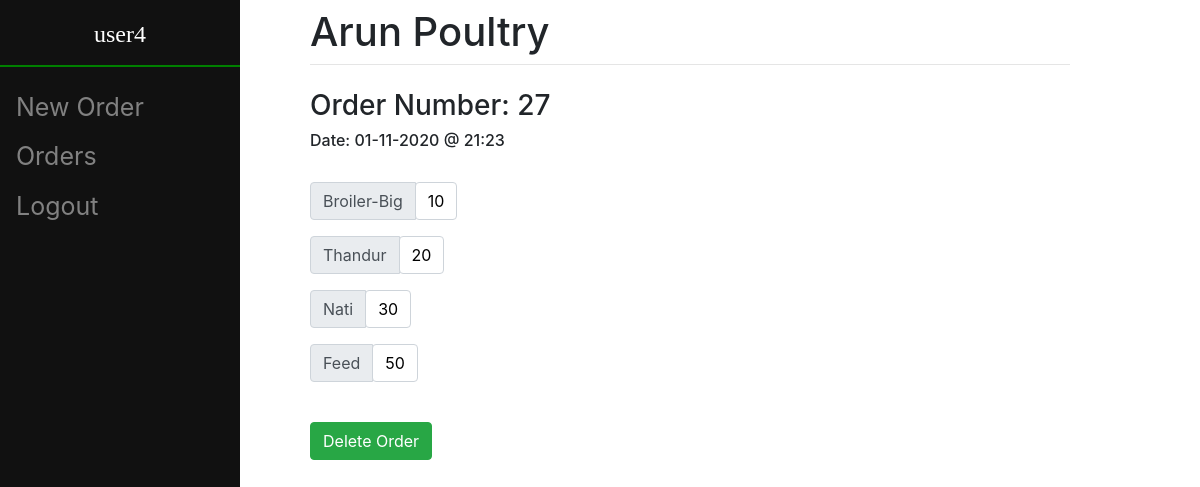
Page /view/order/27 (signed in) on the committed database.
### orders/models.py (models this page shows, shortened)
class Order(models.Model):
	user = models.ForeignKey(User, on_delete = models.CASCADE, related_name = "user_order", null = False)
	items = models.ManyToManyField(Item, through = "Order_Item", related_name = "ord_item")
	created_at = models.DateTimeField(auto_now_add=True)
	updated_at = models.DateTimeField(auto_now=True)

class Order_Item(models.Model):
	item = models.ForeignKey(Item, on_delete = models.CASCADE)
	order = models.ForeignKey(Order, on_delete = models.CASCADE)
	qty = models.PositiveIntegerField()

### item/models.py (models this page shows)
class Item(models.Model):
	name = models.CharField(max_length = 50, unique = True)
	desc = models.CharField(max_length = 100)
	unit = models.CharField(max_length = 10, default = "No.s")
	def __str__(self):
		return self.name

### orders/views.py (the view)
# urls.py: path("view/order/<int:pk>", views.OrderDetailView.as_view(), name = "order_detail"),
class OrderDetailView(LRM, View):
    model = Order
    template_name = "orders/order_detail.html"
    def get(self, response, pk):
        user_type = get_object_or_404(User_Type, user = response.user)
        priv = user_type.privilege
        order = Order.objects.get(id = pk)
        order.updated = order.updated_at.strftime("%d-%m-%Y @ %H:%M")
        items = Order_Item.objects.filter(order = order)
        context = {'order': order, 'privilege': priv, 'items':items, 'is_deleteable': False}
        cur_time = dt.datetime.now()
        cur_hour = int(cur_time.strftime("%H"))
        if cur_hour < 6 or cur_hour >= 18:
            created_time = order.created_at
            diff = cur_time - created_time
            if diff.seconds <= 43200 or priv == True: #users can delete orders upto 12 hours after placing them...
                context['is_deleteable'] = True
        return render(response, self.template_name, context)

### orders/templates/orders/order_detail.html (shortened to what this page needs)
{% extends 'orders/base.html' %}
{% block content %}
	{% if order %}
		<h3>Order Number: {{ order.id }}</h3>
		<h6>Date: {{order.updated}}</h6>
		<br>
	    <form action="#">
			{% for it in items %}
				<div class = "input-group mb-3">
					<div class = "input-group-prepend">
						<div class = "input-group-text">
							{{it.item}}
						</div>
					</div>
					<div class = "input-group-text" style="background-color: white; color: black">
							{{ it.qty }}
					</div>
				</div>
			{% endfor %}
			<br>
		</form>
		{% if is_deleteable %}
			<form method = "get" action = "{% url 'orders:order_delete' order.id %}" class = "form-group">
				<button type="submit", name = "delItem", value="delItem", class = "btn btn-success">Delete Order</button>
			</form>
		{% endif %}
	{% else %}
		The requested order does not exist
	{% endif %}
{% endblock %}

### orders/templates/orders/base.html (shortened to what this page needs)
<!doctype html>
<html>
<head>
	<link rel="stylesheet" href="https://stackpath.bootstrapcdn.com/bootstrap/4.3.1/css/bootstrap.min.css">
</head>
<body>
	<div class="sidenav">
		{% block side %}
			{% if user.is_authenticated %}
				<h4>{{ user.username }}</h4>
				<hr>
				{% if privilege %}
					<a href = "/register">Users</a>
					<a href = "/item/view/">Items</a>
				{% else %}
					<a href="/create">New Order</a>
				{% endif %}
				<a href="/view">Orders</a>
				<a href = "/logout">Logout</a>
			{% else %}
				<a href="/">Home</a>
				<a href="/login">Login</a>
			{% endif %}
		{% endblock %}
	</div>
	<div id="content" name="content" class="main">
				<h1 class="mt-2">Arun Poultry</h1>
				<hr class="mt-0 mb-4">
				{% block content %}
				{% endblock %}
	</div>
</body>
</html>

### orders/templates/orders/base.html (style rules this page uses)
.sidenav { height:100%; width: 20%; position: fixed; z-index:1; top:0; left:0; background-color:#111; overflow-x:hidden; padding-top:20px; }
.sidenav h4 { font-family: 'Times New Roman', Times, serif; color: #FFFFFF; text-align: center; }
.sidenav hr { border: 1px solid green; }
.sidenav a { padding:6px 8px 6px 16px; text-decoration: none; font-size:25px; color: #818181; display:block; }
.main { margin-left: 25%; padding: 0px 10px; margin-right: 10%; }

### rows in the picture
Order: id "27", updated "01-11-2020 @ 21:23"
Order_Item: item "Broiler-Big", qty "10"
Order_Item: item "Thandur", qty "20"
Order_Item: item "Nati", qty "30"
Order_Item: item "Feed", qty "50"

### other values in the picture
{{ user.username }} "user4"
